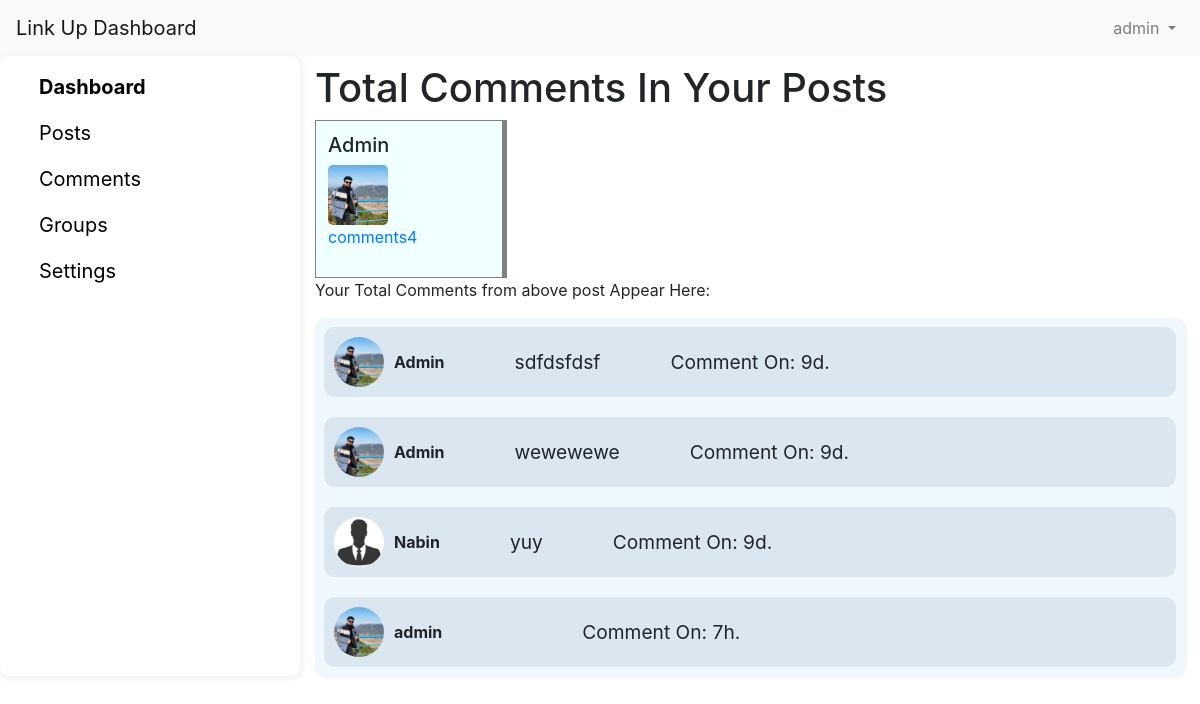
Page /Analytics/pages/fetchcomment.php?id=78 (signed in) on the committed database.
### tables this page shows
CREATE TABLE `images` (
  `id` int(11) NOT NULL,
  `name` varchar(255) NOT NULL,
  `something` varchar(500) NOT NULL,
  `comment` varchar(255) NOT NULL,
  `file_name` varchar(255) NOT NULL,
  `uploaded_on` datetime NOT NULL DEFAULT current_timestamp() ON UPDATE current_timestamp(),
  `status` enum('1','0') NOT NULL DEFAULT '1'
);

CREATE TABLE `comment` (
  `id` int(155) NOT NULL,
  `name` varchar(50) NOT NULL,
  `comment` varchar(200) NOT NULL,
  `photo_id` int(10) NOT NULL,
  `profile_pic` varchar(100) NOT NULL,
  `time` datetime NOT NULL DEFAULT current_timestamp()
);

### server/helpers/timeAgo.php (called while the page is built, shortened)
<?php
function last_seen($date_time){
   $timestamp = strtotime($date_time);
   $strTime = array("s", "m", "h", "d","w", "m", "year");
   $length = array("60","60","24","30","7","24","10");
   $currentTime = time();
   if($currentTime >= $timestamp) {
		$diff     = time()- $timestamp;
		for($i = 0; $diff >= $length[$i] && $i < count($length)-1; $i++) {
		$diff = $diff / $length[$i];
		}
		$diff = round($diff);
		if ($diff < 59 && $strTime[$i] == "second") {
			return 'Active';
		}else {
			return $diff . "" . $strTime[$i] . ".";
		}
   }
}

### Analytics/pages/fetchcomment.php (the view, shortened to what this page needs)
<?php include '../components/nav.php';
include '../db.php';
include '../../server/helpers/timeAgo.php';
$idd = $_GET['id'];
?>
<div class="container-fluid">
    <div class="row">
        <?php require_once '../components/sidenav.php'; ?>
        <div class="col-md-9 pt-2" id="sdash">
            <div class="">
                <h1>Total Comments In Your Posts </h1>
                <?php
                $sql = "SELECT * FROM images WHERE id='$idd'";
                $result = $con->query($sql);
                if ($result->num_rows > 0) {
                    while ($row = $result->fetch_assoc()) {
                        echo "<div class='display'>";
                        echo "<h5>" . $row['name'] . "</h5>";
                        echo "<img src='http://localhost/main/client/assets/post/" . $row['file_name'] . "' alt='" . $row['something'] . "' style='width:60px; height:60px; border-radius:5px'>";
                        $photo_idd = "" . $row['id'] . "";
                        $sql2 = "SELECT COUNT(comment) as count FROM comment WHERE  photo_id='$photo_idd'";
                        $result2 = $con->query($sql2);
                        if ($result2->num_rows > 0) {
                            $row2 = $result2->fetch_assoc();
                            echo "<p> <a href='http://localhost/main/Analytics/pages/fetchcomment.php?id=$photo_idd' > comments" . $row2['count'] . " </a></p>";
                            echo "</div>";
                        } else {
                            echo "No results found.";
                            echo "</div>";
                        }
                    }
                } else {
                    echo "No results found.";
                    echo "</div> <br>";
                }
                ?>
                <div class="totalcomments">
                    <p> Your Total Comments from above post  Appear Here: </p>
                    <div class="comments">
                        <?php
                        $sql = "SELECT * FROM `comment` WHERE photo_id='$idd'";
                        $result = $con->query($sql);
                        if ($result->num_rows > 0) {
                            while ($row = $result->fetch_assoc()) {
                                echo '<div class="comment">';
                                echo '<div class="user-info">';
                                echo '<img src="http://localhost/main/client/assets/uploads/' . $row['profile_pic'] . '" alt="' . $row['name'] . ' profile picture">';
                                echo '<div class="username">' . $row['name'] . '</div>';
                                echo '</div>';
                                echo '<div class="comment-text">' . $row['comment'] . '</div>';
                                echo '<div class="comment-text">Comment On: ' . last_seen($row['time']) . '</div>';
                                echo '</div>';
                            }
                        }
                        ?>
                    </div>
                </div>
            </div>
        </div>
    </div>
</div>

### Analytics/pages/fetchcomment.php (style rules this page uses)
.display { border: 1px solid grey; background-color: azure; padding: 12px; border-right-width: thick; width: 12pc; display: inline-block; }
.comments { display: flex; flex-direction: column; gap: 20px; background-color: aliceblue; padding: 9px; border-radius: 11px; box-shadow: 1px 1px 1px 1px whitesmoke; }
.comment { display: flex; gap: 10px; background-color: #dae6f0; padding: 10px; border-radius: 11px; }
.comment-text { font-family: unset; font-size: larger; align-self: center; }
.user-info { display: flex; align-items: center; }
.user-info img { width: 50px; height: 50px; border-radius: 50%; }
.username { font-weight: bold; margin-left: 10px; }
.comment-text { margin-left: 60px; }

### rows in the picture
images: name "Admin", file_name (picture), count "4"
comment: profile_pic (picture), name "Admin", comment "sdfdsfdsf", time "9d."
comment: profile_pic (picture), name "Admin", comment "wewewewe", time "9d."
comment: profile_pic (placeholder picture), name "Nabin", comment "yuy", time "9d."
comment: profile_pic (picture), name "admin", time "7h."

### other values in the picture
$_SESSION['username'] "admin"
